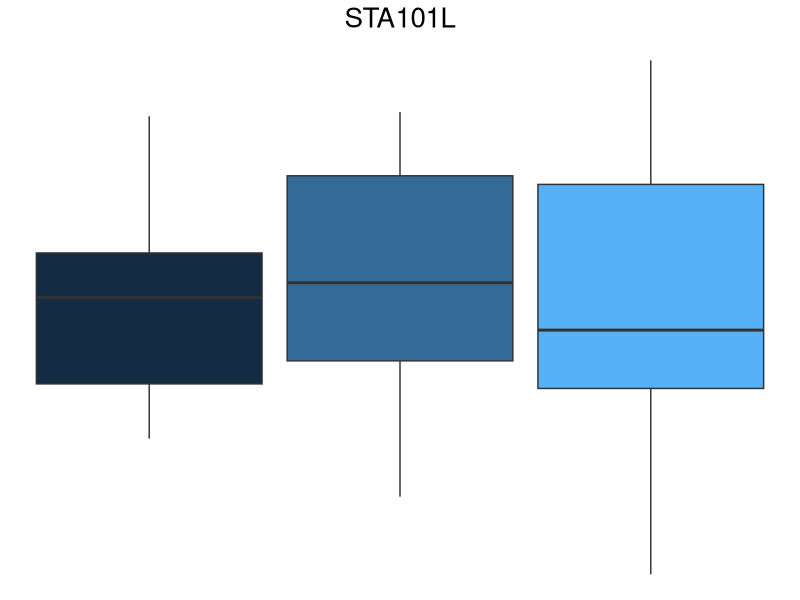
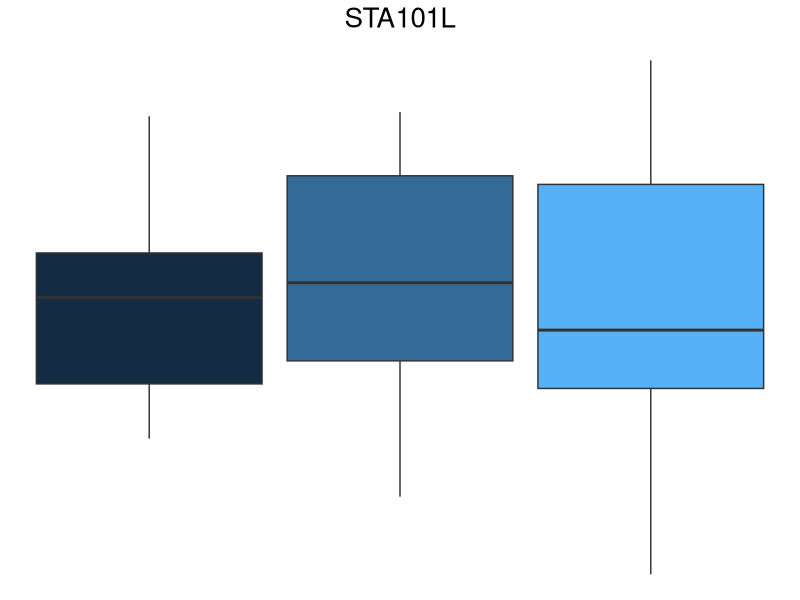

Here is the R script that generated these plots, in order:

library(tidyverse)

set.seed(3)

n <- 20
tibble(
  y = rnorm(3*n),
  g = rep(1:3, rep(n,3))
) %>%
  ggplot(aes(y=y, group = g, fill = g)) +
  geom_boxplot() +
  theme_void() +
  theme(
    legend.position = "none",
    plot.title = element_text(hjust = 0.5, size = 20)
    ) +
  labs(title = "STA101L")
ggsave("logo.jpg", path = "images", height = 1.25, width = 1.25)
